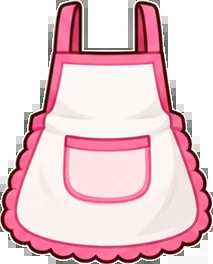
#> input picture img/fartuszek.webp, 213 x 264 px
$ python -i przygotuj_grafiki.py   (imports and definitions only)
#> lines starting #> are read from the running program, lines starting #| are printed output that depends on the picture
"""Przygotowanie grafik do gry: klienci (bez tła), warstwy włosów (do farbowania), gumki, Zosia, kot, fartuszek."""
import os, glob, re, sys
import numpy as np
from PIL import Image
from scipy import ndimage as ndi

ROOT = '/Users/marcinmirecki/OS/Róża gra'
SRC = ROOT + '/grafiki/wyciete'
OUT = ROOT + '/img'
# [1 line not run here, left out]
W, H = 1100, 1430
PAD = 260           # zapas u góry na kok, irokez i kucyki
PADX = 100          # zapas po bokach na kucyki
H2 = H + PAD
W2 = W + 2 * PADX
OW, OH = W2 // 2, H2 // 2   # rozmiar w grze (proporcja zachowana)

# [17 lines left out: functions numerowane, usun_tlo, not called in this run]

def hsv(a):
    mx, mn = a.max(2), a.min(2)
    s = np.where(mx > 0, (mx - mn) / np.maximum(mx, 1e-6), 0)
    return s, mx

# [6 lines left out: function zapisz, not called in this run]

def wytnij_wlosy(rgb):
    a = rgb.astype(float) / 255
    s, v = hsv(a)
    yy, xx = np.mgrid[0:H, 0:W]
    # u góry głowy włosy mają jasne refleksy (do 0.97); niżej biel to oczy/kołnierz, więc limit niższy
    vmax = np.where(yy < 430, 0.975, 0.88)
    szare = (s < 0.17) & (v > 0.40) & (v < vmax)
    szare = ndi.binary_opening(szare, iterations=1)
    # kołnierzyk i okolice szyi: tam włosów nie ma
    szare &= ~((xx > 330) & (xx < 770) & (yy > 820))
    lab, n = ndi.label(szare, structure=np.ones((3, 3)))
    if n:
        pola = ndi.sum(np.ones_like(lab), lab, range(1, n + 1))
        szare = np.isin(lab, [i + 1 for i, p in enumerate(pola) if p >= 0.01 * pola.max() and p > 400])
    ciemne = v < 0.50
    obrys = ciemne & ndi.binary_dilation(szare, iterations=5) & ~((xx > 330) & (xx < 770) & (yy > 820))
    maska = ndi.binary_closing(szare | obrys, iterations=3)
    # zamknięcie małych dziur w górnej części (refleksy)
    gora = ndi.binary_fill_holes(maska) & (yy < 430)
    maska = maska | (gora & ~ndi.binary_dilation(~gora, iterations=0) & ((s < 0.2) | (v < 0.5)))
    # gumki: różowe piksele tuż obok włosów
    rozowe = (a[..., 0] - a[..., 1] > 0.22) & (a[..., 2] > a[..., 1]) & (s > 0.28) & (v > 0.6)
    gumki = rozowe & ndi.binary_dilation(maska, iterations=14) & (yy < 1000)
    gumki = ndi.binary_closing(gumki, iterations=2)
    gumki = ndi.binary_dilation(gumki, iterations=2)
    lab, n = ndi.label(gumki)
    if n:
        pola = ndi.sum(np.ones_like(lab), lab, range(1, n + 1))
        gumki = np.isin(lab, [i + 1 for i, p in enumerate(pola) if p > 150])
    maska = maska & ~gumki
    # warstwa włosów: jasność znormalizowana, żeby mnożenie kolorem dawało żywy kolor
    jas = np.clip(v / 0.74, 0, 1)
    rgb_w = np.dstack([jas, jas, jas]) * 255
    alfa_w = ndi.gaussian_filter(maska.astype(float), 1.0) * 255
    alfa_g = ndi.gaussian_filter(gumki.astype(float), 1.0) * 255
    return (np.dstack([rgb_w, alfa_w]), np.dstack([a * 255, alfa_g]), gumki.any())


# [21 lines left out: functions miary, dopasuj, not called in this run]

# [23 lines not run here, left out]

>>> import cv2
>>> picture = cv2.imread('../img/fartuszek.webp', cv2.IMREAD_GRAYSCALE)
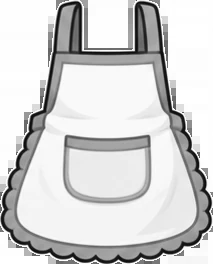
#> picture: shape (264, 213); min 8, max 255, mean 210.6
>>> result = wytnij_wlosy(picture)
#> (the run stopped early here; a loop or call above may not have finished)
